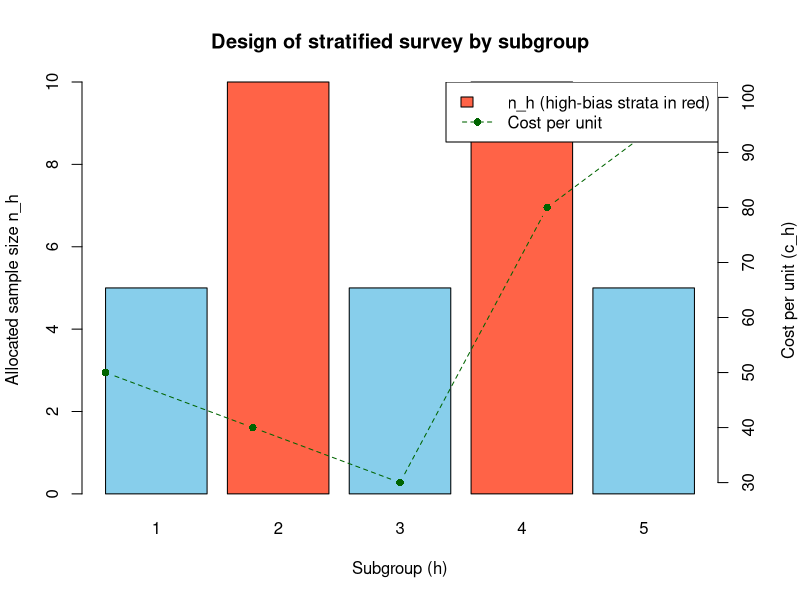

The R script that drew this image:
## STRATIFIED SAMPLE SIZE WITH COST, TIME, BIAS
## Reference style similar to sampling_2.R

# Example subgroup data (replace with your own)
subgroups <- data.frame(
  h      = 1:5,
  Nh     = c(1000, 800, 600, 400, 200),    # population sizes
  Sh     = c(12, 15, 10, 20, 18),          # SD within subgroup
  ch     = c(50, 40, 30, 80, 100),         # cost per unit
  th     = c(0.5, 0.6, 0.4, 1.0, 1.2),     # time per unit (hours for example)
  bias_risk = c("low", "high", "low", "high", "low")  # qualitative bias indicator
)

N  <- sum(subgroups$Nh)
L  <- nrow(subgroups)

# Design choices: margin of error and confidence level for mean
d        <- 1.5          # desired half-width of CI for mean
alpha    <- 0.05
z_alpha  <- qnorm(1 - alpha/2)
V0       <- (d^2) / (z_alpha^2)  # target variance of stratified mean

# Total budget and total time available
C0 <- 200000    # total allowable cost
T0 <- 1500      # total allowable survey hours

# Effective generalized cost (combine cost and time)
a <- 1          # weight on monetary cost
b <- 200        # weight on time (convert hours to "money" units)
subgroups$ceff <- a * subgroups$ch + b * subgroups$th

# Term used in optimum allocation formula with cost
num_term <- sum(subgroups$Nh * subgroups$Sh / sqrt(subgroups$ceff))
den_term <- N^2 * V0 + sum(subgroups$Nh * (subgroups$Sh^2) / subgroups$ceff)

# Required total sample size from variance criterion
n_var <- (num_term^2) / den_term

cat("Total sample size from variance criterion (n_var):", ceiling(n_var), "\n")

# Allocation ignoring bias and feasibility for the moment
subgroups$nh_var <- n_var * (subgroups$Nh * subgroups$Sh / sqrt(subgroups$ceff)) / num_term

# Bias control: enforce minimum sample sizes in high-bias strata
min_n_low  <- 5
min_n_high <- 10

subgroups$n_min <- ifelse(subgroups$bias_risk == "high", min_n_high, min_n_low)

# First round: enforce minimums
subgroups$nh_alloc <- pmax(subgroups$nh_var, subgroups$n_min)

# Check resource use
total_cost <- sum(subgroups$ch * subgroups$nh_alloc)
total_time <- sum(subgroups$th * subgroups$nh_alloc)

cat("Initial allocation summary:\n")
print(subgroups[, c("h", "Nh", "Sh", "ch", "th", "bias_risk", "nh_alloc")])
cat("Total cost:", round(total_cost, 2), "\n")
cat("Total time:", round(total_time, 2), "\n\n")

# If constraints are binding, scale down proportionally while keeping minimums
scale_allocation <- function(df, C0, T0) {
  # fixed part = enforced minimums
  fixed_n  <- df$n_min
  flex_n   <- df$nh_alloc - fixed_n
  flex_n[flex_n < 0] <- 0
  
  # current cost and time
  cost_now <- sum(df$ch * (fixed_n + flex_n))
  time_now <- sum(df$th * (fixed_n + flex_n))
  
  # if both within limits, nothing to do
  if (cost_now <= C0 && time_now <= T0) {
    return(fixed_n + flex_n)
  }
  
  # we need scale factor s in (0,1] so that
  # sum(ch * (fixed_n + s * flex_n)) <= C0
  # sum(th * (fixed_n + s * flex_n)) <= T0
  # Compute s from both constraints and take min
  cost_flex <- sum(df$ch * flex_n)
  time_flex <- sum(df$th * flex_n)
  
  # avoid division by zero
  s_cost <- if (cost_flex > 0) (C0 - sum(df$ch * fixed_n)) / cost_flex else 1
  s_time <- if (time_flex > 0) (T0 - sum(df$th * fixed_n)) / time_flex else 1
  
  s <- min(1, s_cost, s_time)
  s <- max(s, 0)  # not negative
  
  new_n <- fixed_n + s * flex_n
  return(new_n)
}

subgroups$nh_final <- scale_allocation(subgroups, C0 = C0, T0 = T0)

# Round to integers and recheck
subgroups$nh_final <- pmax(subgroups$n_min, round(subgroups$nh_final))

final_cost <- sum(subgroups$ch * subgroups$nh_final)
final_time <- sum(subgroups$th * subgroups$nh_final)
final_n    <- sum(subgroups$nh_final)

cat("Final allocation (respecting cost, time, bias minimums):\n")
print(subgroups[, c("h", "Nh", "Sh", "ch", "th", "bias_risk", "nh_final")])
cat("Total sample size:", final_n, "\n")
cat("Final total cost:", round(final_cost, 2), "\n")
cat("Final total time:", round(final_time, 2), "\n")

## Plot: design of experiment (allocation by subgroup)

op <- par(mar = c(5, 4, 4, 4) + 0.1)
barplot(
  subgroups$nh_final,
  names.arg = subgroups$h,
  xlab = "Subgroup (h)",
  ylab = "Allocated sample size n_h",
  main = "Design of stratified survey by subgroup",
  col  = ifelse(subgroups$bias_risk == "high", "tomato", "skyblue")
)

# Add line for per-unit cost on secondary axis
par(new = TRUE)
plot(
  1:L, subgroups$ch, type = "b", pch = 16, axes = FALSE, xlab = "", ylab = "",
  col = "darkgreen", lty = 2
)
axis(side = 4)
mtext("Cost per unit (c_h)", side = 4, line = 3)
legend(
  "topright",
  legend = c("n_h (high-bias strata in red)", "Cost per unit"),
  fill   = c("tomato", NA),
  border = c("black", NA),
  lty    = c(NA, 2),
  pch    = c(NA, 16),
  col    = c("tomato", "darkgreen"),
  bg     = "white"
)
par(op)

